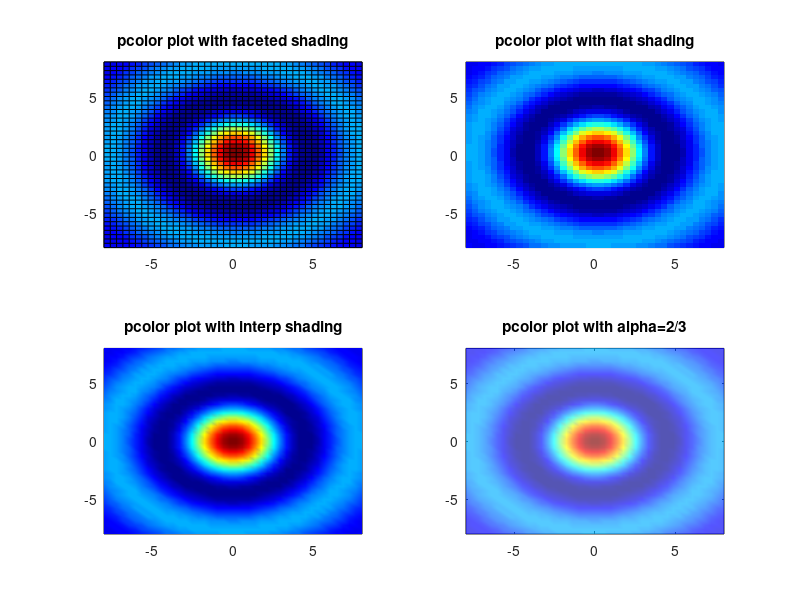

The MATLAB source for this figure:
# create sombrero
x = linspace(-8,8,42);
y = linspace(-8,8,44);
[xx,yy] = meshgrid(x,y);
r = sqrt(xx.^2 + yy.^2) + eps;
zz = sin (r) ./ r;
colormap(jet);
subplot(2,2,1)
pcolor(xx,yy,zz);
shading faceted;
title('pcolor plot with faceted shading')
subplot(2,2,2)
pcolor(xx,yy,zz);
shading flat;
title('pcolor plot with flat shading')
subplot(2,2,3)
pcolor(xx,yy,zz);
shading interp;
title('pcolor plot with interp shading')
subplot(2,2,4);
pcolor(xx,yy,zz);
shading interp;
h=get(gca,'Children');
set(h,'FaceAlpha',0.6666);
title('pcolor plot with alpha=2/3')
